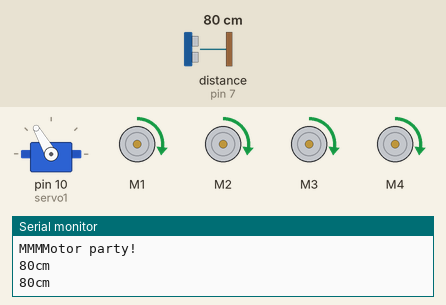
This sketch was run on a simulated Arduino Uno, built with avr-gcc and run on an emulated ATmega328P. On the bench: servo, 4 × DC motor (green arrow = forward, orange = backward, longer = faster), the last lines printed to the serial monitor. Wiring (inferred from the names in the program): ultrasonic range finder: trigger pin 7; echo pin 7. Inputs (shaded band) come from the test bench; at power-on: distance to the obstacle (sensor on pin 7) 80 cm. The echo pulse lasts 58.3 µs per cm.

Above: at 2.8 s.
2.9 s: distance to the obstacle (sensor on pin 7) set to 18 cm
At 3.7 s:
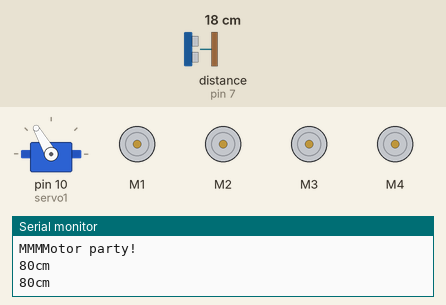
6.4 s: distance to the obstacle (sensor on pin 7) set to 15 cm
At 12.17 s:
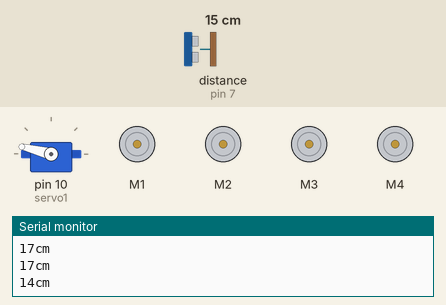
12.4 s: distance to the obstacle (sensor on pin 7) set to 35 cm
At 15.8 s:
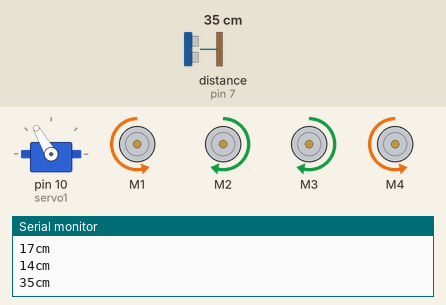
15.9 s: distance to the obstacle (sensor on pin 7) set to 2 cm
Timing chart, 0 to 34.7 s (numbered marks = the images above; inputs shaded):
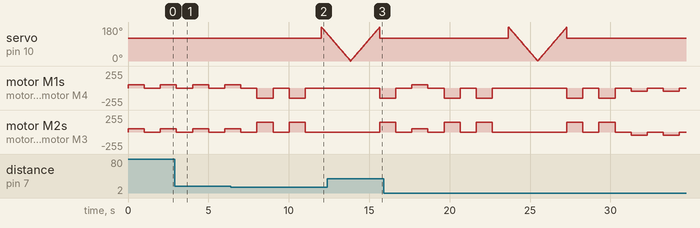

Measured:
- the behaviour switches between 17 and 16 cm on distance to the obstacle (sensor on pin 7) (found by bisection; images 1 and 2)

The sketch:

robot_rover.ino
```cpp
#include <Wire.h>
#include <Adafruit_MotorShield.h>
#include "utility/Adafruit_PWMServoDriver.h"
#include <Servo.h>

// Create the motor shield object with the default I2C address
Adafruit_MotorShield AFMS = Adafruit_MotorShield();

// Select which 'port' M1, M2, M3 or M4. In this case, M1
Adafruit_DCMotor *myMotor1 = AFMS.getMotor(1);
Adafruit_DCMotor *myMotor2 = AFMS.getMotor(2);
Adafruit_DCMotor *myMotor3 = AFMS.getMotor(3);
Adafruit_DCMotor *myMotor4 = AFMS.getMotor(4);

Servo servo1;
int servoPos = 0;    // variable to store the servo position

const int pingPin = 7;

void setup()
{
  // initialize serial communication:
  Serial.begin(9600);           // set up Serial library at 9600 bps
  Serial.println("MMMMotor party!");

  // create with the default frequency 1.6KHz
  AFMS.begin();

  // Attach a servo to pin #10
  servo1.attach(10);

  // Set the speed to start, from 0 (off) to 255 (max speed)
  myMotor1->setSpeed(100);
  myMotor1->run(FORWARD);
  myMotor1->run(RELEASE);

  myMotor2->setSpeed(100);
  myMotor2->run(FORWARD);
  myMotor2->run(RELEASE);

  myMotor3->setSpeed(100);
  myMotor3->run(FORWARD);
  myMotor3->run(RELEASE);

  myMotor4->setSpeed(100);
  myMotor4->run(FORWARD);
  myMotor4->run(RELEASE);
}

int i;

void loop()
{
  long distanceInCentimeter;

  lookForward();

  distanceInCentimeter = getDistanceInCentimeter();

  if ( distanceInCentimeter > 15 )
  {
       moveForwardSlowly();
  }
  else
  {
       rotateLeft();
       rotateLeft();

       lookRight();
       lookLeft();

       lookForward();

       distanceInCentimeter = getDistanceInCentimeter();

       if ( distanceInCentimeter > 15 )
       {
           rotateLeft();
           lookForward();
           moveForwardSlowly();
       }
       else
       {
           rotateLeft();
           rotateLeft();
           lookForward();

           distanceInCentimeter = getDistanceInCentimeter();

           if ( distanceInCentimeter > 15 )
           {
                rotateRight();
                rotateRight();
                lookRight();
                lookLeft();
           }
           else
           {
                moveBackwardSlowly();
                moveBackwardSlowly();
                rotateRight();
                rotateRight();
                rotateRight();
                lookForward();
                moveForwardSlowly();
           }
       }
  }
}

long getDistanceInCentimeter()
{
  // establish variables for duration of the ping,
  // and the distance result in inches and centimeters:
  long durationInMicroseconds;

  // The PING))) is triggered by a HIGH pulse of 2 or more microseconds.
  // Give a short LOW pulse beforehand to ensure a clean HIGH pulse:
  pinMode(pingPin, OUTPUT);
  digitalWrite(pingPin, LOW);
  delayMicroseconds(2);
  digitalWrite(pingPin, HIGH);
  delayMicroseconds(5);
  digitalWrite(pingPin, LOW);

  // The same pin is used to read the signal from the PING))): a HIGH
  // pulse whose duration is the time (in microseconds) from the sending
  // of the ping to the reception of its echo off of an object.
  pinMode(pingPin, INPUT);
  durationInMicroseconds = pulseIn(pingPin, HIGH);

  long distanceInCentimeter = 0;

  // The speed of sound is 340 m/s or 29 microseconds per centimeter.
  // The ping travels out and back, so to find the distance of the
  // object we take half of the distance travelled.
  distanceInCentimeter =  durationInMicroseconds / 29 / 2;

  Serial.print(distanceInCentimeter);
  Serial.print("cm");
  Serial.println();

  return distanceInCentimeter;
}

void lookAround()
{
   for(servoPos = 0; servoPos < 180; servoPos += 1)  // goes from 0 degrees to 180 degrees
   {                                  // in steps of 1 degree
       servo1.write(servoPos);              // tell servo to go to position in variable 'pos'
       delay(50);                       // waits 15ms for the servo to reach the position
   }

   for(servoPos = 180; servoPos>=1; servoPos-=1)     // goes from 180 degrees to 0 degrees
   {
       servo1.write(servoPos);              // tell servo to go to position in variable 'pos'
       delay(50);                       // waits 15ms for the servo to reach the position
   }
}

void lookForward()
{
     servo1.write(120);
}

void lookLeft()
{
   for(servoPos = 0; servoPos < 180; servoPos += 1)  // goes from 0 degrees to 180 degrees
   {                                  // in steps of 1 degree
       servo1.write(servoPos);              // tell servo to go to position in variable 'pos'
       delay(10);                       // waits 15ms for the servo to reach the position
   }
}

void lookRight()
{
   for(servoPos = 180; servoPos>=1; servoPos-=1)     // goes from 180 degrees to 0 degrees
   {
       servo1.write(servoPos);              // tell servo to go to position in variable 'pos'
       delay(10);                       // waits 15ms for the servo to reach the position
   }
}

void moveForwardSlowly()
{
    // * speed setting
    myMotor1->setSpeed(50);
    myMotor2->setSpeed(50);
    myMotor3->setSpeed(50);
    myMotor4->setSpeed(50);

    myMotor1->run(FORWARD);
    myMotor2->run(FORWARD);
    myMotor3->run(FORWARD);
    myMotor4->run(FORWARD);

    delay(1000);

    myMotor1->run(RELEASE);
    myMotor2->run(RELEASE);
    myMotor3->run(RELEASE);
    myMotor4->run(RELEASE);

    delay(1000);
}

void moveBackwardSlowly()
{
    // * speed setting
    myMotor1->setSpeed(50);
    myMotor2->setSpeed(50);
    myMotor3->setSpeed(50);
    myMotor4->setSpeed(50);

    myMotor1->run(BACKWARD);
    myMotor2->run(BACKWARD);
    myMotor3->run(BACKWARD);
    myMotor4->run(BACKWARD);

    delay(1000);

    myMotor1->run(RELEASE);
    myMotor2->run(RELEASE);
    myMotor3->run(RELEASE);
    myMotor4->run(RELEASE);

    delay(1000);
}

void rotateRight()
{
    // * speed setting
    myMotor1->setSpeed(150);
    myMotor2->setSpeed(150);
    myMotor3->setSpeed(150);
    myMotor4->setSpeed(150);

    myMotor1->run(FORWARD);
    myMotor2->run(BACKWARD);
    myMotor3->run(BACKWARD);
    myMotor4->run(FORWARD);

    delay(1000);

    myMotor1->run(RELEASE);
    myMotor2->run(RELEASE);
    myMotor3->run(RELEASE);
    myMotor4->run(RELEASE);

    delay(1000);
}

void rotateLeft()
{
    // * speed setting
    myMotor1->setSpeed(150);
    myMotor2->setSpeed(150);
    myMotor3->setSpeed(150);
    myMotor4->setSpeed(150);

    myMotor1->run(BACKWARD);
    myMotor2->run(FORWARD);
    myMotor3->run(FORWARD);
    myMotor4->run(BACKWARD);

    delay(1000);

    myMotor1->run(RELEASE);
    myMotor2->run(RELEASE);
    myMotor3->run(RELEASE);
    myMotor4->run(RELEASE);

    delay(1000);
}


void testMovement()
{
  myMotor1->run(FORWARD);
  myMotor2->run(BACKWARD);
  myMotor3->run(BACKWARD);
  myMotor4->run(FORWARD);

  delay(1000);

  myMotor1->run(RELEASE);
  myMotor2->run(RELEASE);
  myMotor3->run(RELEASE);
  myMotor4->run(RELEASE);

  delay(1000);

  myMotor1->run(BACKWARD);
  myMotor2->run(FORWARD);
  myMotor3->run(FORWARD);
  myMotor4->run(BACKWARD);

  delay(1000);

  myMotor1->run(RELEASE);
  myMotor2->run(RELEASE);
  myMotor3->run(RELEASE);
  myMotor4->run(RELEASE);

  delay(1000);
}
```
